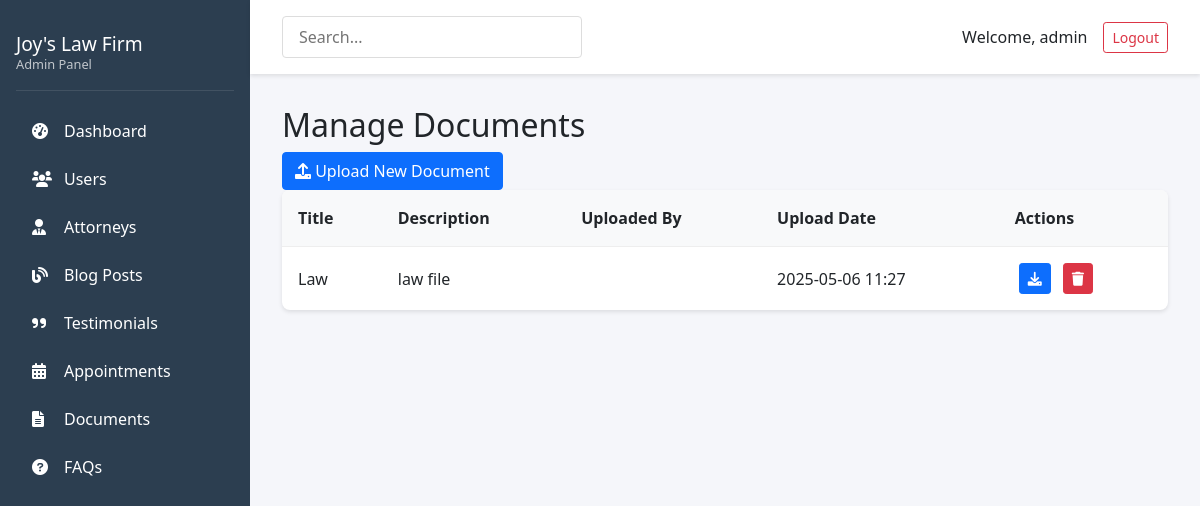
The app's page /admin/documents (signed in) with its own data.
### app/models.py (models this page shows, shortened)
class User(db.Model, UserMixin):
    id = db.Column(db.Integer, primary_key=True)
    username = db.Column(db.String(64), unique=True, nullable=False)
    email = db.Column(db.String(120), unique=True, nullable=False)
    password_hash = db.Column(db.String(128))
    role = db.Column(db.String(20), default='client')  # client, attorney, admin
    is_admin = db.Column(db.Boolean, default=False)
    created_at = db.Column(db.DateTime, default=datetime.utcnow)
    client = db.relationship('Client', backref='user', uselist=False, cascade="all, delete-orphan")
    attorney = db.relationship('Attorney', backref='user', uselist=False, cascade="all, delete-orphan")
    documents = db.relationship('Document', backref='uploader', lazy='dynamic',
                               foreign_keys='Document.uploaded_by')
    blog_posts = db.relationship('BlogPost', backref='author', lazy='dynamic')

class Document(db.Model):
    id = db.Column(db.Integer, primary_key=True)
    title = db.Column(db.String(200), nullable=False)
    description = db.Column(db.Text)
    filename = db.Column(db.String(200), nullable=False)
    client_id = db.Column(db.Integer, db.ForeignKey('client.id'), nullable=True)
    uploaded_by = db.Column(db.Integer, db.ForeignKey('user.id'), nullable=False)
    uploaded_at = db.Column(db.DateTime, default=datetime.utcnow)

### app/routes/admin.py (the view)
    @login_required
    def decorated_function(*args, **kwargs):
        if not current_user.is_admin:
            flash('You do not have permission to access this page.', 'danger')
            return redirect(url_for('main.index'))
        return f(*args, **kwargs)

### app/models.py (called while the page is built)
@login_manager.user_loader
def load_user(user_id):
    return User.query.get(int(user_id))

### app/routes/admin.py (called while the page is built)
def admin_required(f):
    @login_required
    def decorated_function(*args, **kwargs):
        if not current_user.is_admin:
            flash('You do not have permission to access this page.', 'danger')
            return redirect(url_for('main.index'))
        return f(*args, **kwargs)
    decorated_function.__name__ = f.__name__
    return decorated_function

@admin.route('/documents')
@admin_required
def documents():
    documents = Document.query.order_by(Document.uploaded_at.desc()).all()
    return render_template('admin/documents.html', documents=documents)

### app/templates/admin/documents.html (shortened to what this page needs)
{% extends "admin/base.html" %}
{% block content %}
<div class="page-header">
    <h2>Manage Documents</h2>
    <a href="{{ url_for('admin.upload_document') }}" class="btn btn-primary">
        <i class="fas fa-upload"></i> Upload New Document
    </a>
</div>
<div class="admin-table-wrapper">
    <table class="admin-table">
        <thead>
            <tr>
                <th>Title</th>
                <th>Description</th>
                <th>Uploaded By</th>
                <th>Upload Date</th>
                <th>Actions</th>
            </tr>
        </thead>
        <tbody>
            {% for document in documents %}
            <tr>
                <td>{{ document.title }}</td>
                <td>{{ document.description }}</td>
                <td>{{ document.uploaded_by.username if document.uploaded_by else 'System' }}</td>
                <td>{{ document.uploaded_at.strftime('%Y-%m-%d %H:%M') }}</td>
                <td>
                    <a href="{{ url_for('admin.download_document', id=document.id) }}"
                       class="btn btn-sm btn-primary btn-icon">
                        <i class="fas fa-download"></i>
                    </a>
                    <a href="{{ url_for('admin.delete_document', id=document.id) }}"
                       class="btn btn-sm btn-danger btn-icon delete-confirm">
                        <i class="fas fa-trash"></i>
                    </a>
                </td>
            </tr>
            {% endfor %}
        </tbody>
    </table>
</div>
{% endblock %}

### app/templates/admin/base.html (shortened to what this page needs)
<!DOCTYPE html>
<html lang="en">
<head>
    <link rel="stylesheet" href="https://cdnjs.cloudflare.com/ajax/libs/font-awesome/6.0.0/css/all.min.css">
    <link href="https://cdn.jsdelivr.net/npm/bootstrap@5.1.3/dist/css/bootstrap.min.css" rel="stylesheet">
    <link rel="stylesheet" href="{{ url_for('static', filename='css/admin.css') }}">
</head>
<body>
    <div class="admin-layout">
        <nav class="admin-sidebar">
            <div class="sidebar-header">
                <h3>Joy's Law Firm</h3>
                <p>Admin Panel</p>
            </div>
            <ul class="sidebar-nav">
                <li><a href="{{ url_for('admin.dashboard') }}"><i class="fas fa-tachometer-alt"></i> Dashboard</a></li>
                <li><a href="{{ url_for('admin.users') }}"><i class="fas fa-users"></i> Users</a></li>
                <li><a href="{{ url_for('admin.attorneys') }}"><i class="fas fa-user-tie"></i> Attorneys</a></li>
                <li><a href="{{ url_for('admin.blog') }}"><i class="fas fa-blog"></i> Blog Posts</a></li>
                <li><a href="{{ url_for('admin.testimonials') }}"><i class="fas fa-quote-right"></i> Testimonials</a></li>
                <li><a href="{{ url_for('admin.appointments') }}"><i class="fas fa-calendar-alt"></i> Appointments</a></li>
                <li><a href="{{ url_for('admin.documents') }}"><i class="fas fa-file-alt"></i> Documents</a></li>
                <li><a href="{{ url_for('admin.faqs') }}"><i class="fas fa-question-circle"></i> FAQs</a></li>
            </ul>
        </nav>
        <div class="admin-main">
            <header class="admin-header">
                <div class="header-search">
                    <input type="text" placeholder="Search...">
                </div>
                <div class="header-user">
                    <span>Welcome, {{ current_user.username }}</span>
                    <a href="{{ url_for('auth.logout') }}" class="btn btn-outline-danger btn-sm">Logout</a>
                </div>
            </header>
            <main class="admin-content">
                {% block content %}{% endblock %}
            </main>
        </div>
    </div>
</body>
</html>

### app/static/css/admin.css (style rules this page uses)
.admin-layout { display: flex; min-height: 100vh; }
.admin-sidebar { width: 250px; background: #2c3e50; color: white; padding: 1rem; }
.sidebar-header { padding: 1rem 0; border-bottom: 1px solid rgba(255,255,255,0.1); margin-bottom: 1rem; }
.sidebar-header h3 { margin: 0; font-size: 1.2rem; }
.sidebar-header p { margin: 0; font-size: 0.8rem; opacity: 0.7; }
.sidebar-nav { list-style: none; padding: 0; }
.sidebar-nav li a { display: flex; align-items: center; padding: 0.75rem 1rem; color: white; text-decoration: none; transition: all 0.3s; }
.sidebar-nav li a i { margin-right: 0.75rem; width: 20px; }
.admin-main { flex: 1; background: #f5f6fa; }
.admin-header { background: white; padding: 1rem 2rem; display: flex; justify-content: space-between; align-items: center; box-shadow: 0 2px 4px rgba(0,0,0,0.1); }
.header-search input { padding: 0.5rem 1rem; border: 1px solid #ddd; border-radius: 4px; width: 300px; }
.header-user { display: flex; align-items: center; gap: 1rem; }
.admin-content { padding: 2rem; }
.admin-table { width: 100%; background: white; border-radius: 8px; overflow: hidden; box-shadow: 0 2px 4px rgba(0,0,0,0.1); }
.admin-table th { background: #f8f9fa; padding: 1rem; font-weight: 600; }
.admin-table td { padding: 1rem; border-top: 1px solid #eee; }
.btn-icon { padding: 0.25rem 0.5rem; margin: 0 0.25rem; }

### records on screen
User: username "admin"
Document: title "Law", description "law file", uploaded_at "2025-05-06 11:27"
